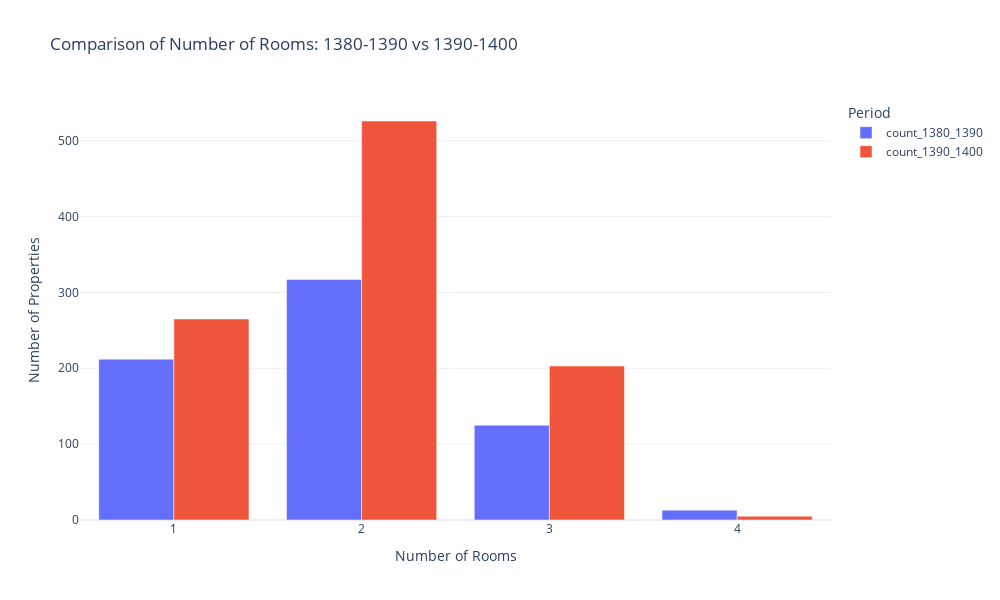

Notebook source saved alongside this figure:
### Code cell
import plotly.express as px

# Reshape data for Plotly
rooms_comparison_melted = rooms_comparison.melt(
    id_vars='num_rooms', 
    value_vars=['count_1380_1390', 'count_1390_1400'], 
    var_name='period', 
    value_name='count'
)

# Plot grouped bar chart
fig = px.bar(
    rooms_comparison_melted, 
    x='num_rooms', 
    y='count', 
    color='period', 
    barmode='group',  # Grouped bars
    title='Comparison of Number of Rooms: 1380-1390 vs 1390-1400',
    labels={'num_rooms': 'Number of Rooms', 'count': 'Number of Properties'},
    color_discrete_sequence=['#636EFA', '#EF553B']  # Custom colors
)

# Customize layout
fig.update_layout(
    xaxis_title='Number of Rooms', 
    yaxis_title='Number of Properties',
    template='plotly_white',
    xaxis_tickangle=0,  # No rotation for x-axis labels
    legend_title_text='Period',
    width=1000,  # Adjust width for better display
    height=600   # Adjust height for better display
)

# Show the plot
fig.show()

### Figure 1 — Plotly figure (JSON) as saved in the notebook; plotly's stock layout.template omitted (floating-point values rounded to 4 significant figures)
{"data": [{"alignmentgroup": "True", "hovertemplate": "period=count_1380_1390<br>Number of Rooms=%{x}<br>Number of Properties=%{y}<extra></extra>", "legendgroup": "count_1380_1390", "marker": {"color": "#636EFA", "pattern": {"shape": ""}}, "name": "count_1380_1390", "offsetgroup": "count_1380_1390", "orientation": "v", "showlegend": true, "textposition": "auto", "type": "bar", "x": [1, 2, 3, 4], "xaxis": "x", "y": [212, 317, 125, 13], "yaxis": "y"}, {"alignmentgroup": "True", "hovertemplate": "period=count_1390_1400<br>Number of Rooms=%{x}<br>Number of Properties=%{y}<extra></extra>", "legendgroup": "count_1390_1400", "marker": {"color": "#EF553B", "pattern": {"shape": ""}}, "name": "count_1390_1400", "offsetgroup": "count_1390_1400", "orientation": "v", "showlegend": true, "textposition": "auto", "type": "bar", "x": [1, 2, 3, 4], "xaxis": "x", "y": [265, 526, 203, 5], "yaxis": "y"}], "layout": {"barmode": "group", "height": 600, "legend": {"title": {"text": "Period"}, "tracegroupgap": 0}, "title": {"text": "Comparison of Number of Rooms: 1380-1390 vs 1390-1400"}, "width": 1000, "xaxis": {"anchor": "y", "domain": [0, 1], "tickangle": 0, "title": {"text": "Number of Rooms"}}, "yaxis": {"anchor": "x", "domain": [0, 1], "title": {"text": "Number of Properties"}}}}
